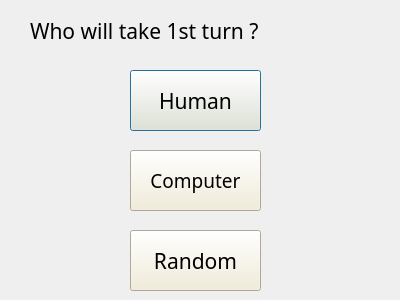
<?xml version="1.0" encoding="UTF-8"?>
<ui version="4.0">
 <class>X</class>
 <widget class="QDialog" name="X">
  <property name="geometry">
   <rect>
    <x>0</x>
    <y>0</y>
    <width>400</width>
    <height>300</height>
   </rect>
  </property>
  <property name="windowTitle">
   <string>Dialog</string>
  </property>
  <widget class="QPushButton" name="pushButton">
   <property name="geometry">
    <rect>
     <x>130</x>
     <y>70</y>
     <width>131</width>
     <height>61</height>
    </rect>
   </property>
   <property name="font">
    <font>
     <family>DigifaceWide</family>
     <pointsize>16</pointsize>
    </font>
   </property>
   <property name="styleSheet">
    <string notr="true">#pushButton
{
background-color: rgb(242, 235, 211);
}
#pushButton:hover
{
background-color: #d9d3bd;
}</string>
   </property>
   <property name="text">
    <string>Human</string>
   </property>
  </widget>
  <widget class="QPushButton" name="pushButton_2">
   <property name="geometry">
    <rect>
     <x>130</x>
     <y>150</y>
     <width>131</width>
     <height>61</height>
    </rect>
   </property>
   <property name="font">
    <font>
     <family>DigifaceWide</family>
     <pointsize>14</pointsize>
    </font>
   </property>
   <property name="styleSheet">
    <string notr="true">#pushButton_2
{
background-color: rgb(242, 235, 211);
}
#pushButton_2:hover
{
background-color: #d9d3bd;
}</string>
   </property>
   <property name="text">
    <string>Computer</string>
   </property>
  </widget>
  <widget class="QLabel" name="label">
   <property name="geometry">
    <rect>
     <x>30</x>
     <y>10</y>
     <width>381</width>
     <height>41</height>
    </rect>
   </property>
   <property name="font">
    <font>
     <family>DigifaceWide</family>
     <pointsize>16</pointsize>
    </font>
   </property>
   <property name="text">
    <string>Who will take 1st turn ?</string>
   </property>
  </widget>
  <widget class="QPushButton" name="pushButton_3">
   <property name="geometry">
    <rect>
     <x>130</x>
     <y>230</y>
     <width>131</width>
     <height>61</height>
    </rect>
   </property>
   <property name="font">
    <font>
     <family>DigifaceWide</family>
     <pointsize>16</pointsize>
    </font>
   </property>
   <property name="styleSheet">
    <string notr="true">#pushButton_3
{
background-color: rgb(242, 235, 211);
}
#pushButton_3:hover
{
background-color: #d9d3bd;
}</string>
   </property>
   <property name="text">
    <string>Random</string>
   </property>
  </widget>
 </widget>
 <resources/>
 <connections/>
</ui>
